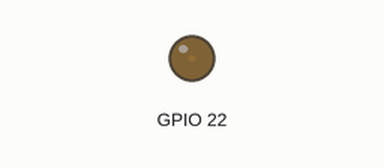
This sketch was run on a simulated ESP32. Parts: output pins drawn as LEDs (lit = HIGH).

Above: at 0.05 s.
At 3.45 s:
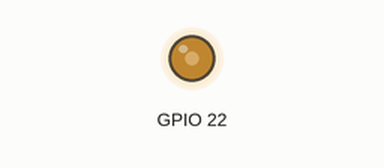
At 6.95 s:
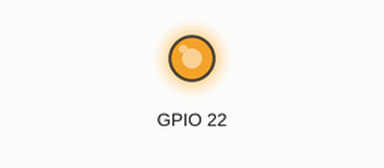
At 13.85 s:
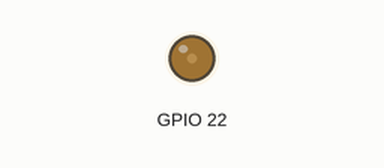
Timing chart, 0 to 20.0 s (numbered marks = the images above):
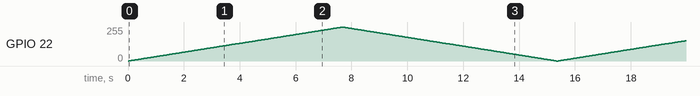

The sketch:

ESP32_Weblight.ino
```cpp
int freq = 6000;
int ledChannel = 0;
int resolution = 8;

void setup() {

  ledcSetup(ledChannel, freq, resolution);
  ledcAttachPin(22, ledChannel);

}

void loop() {

  for (int dutyCycle = 0; dutyCycle <= 255; dutyCycle++) {
    ledcWrite(ledChannel, dutyCycle);
    delay(30);
  }

  for (int dutyCycle = 255; dutyCycle >= 0; dutyCycle--) {
    ledcWrite(ledChannel, dutyCycle);
    delay(30);
  }

}
```
